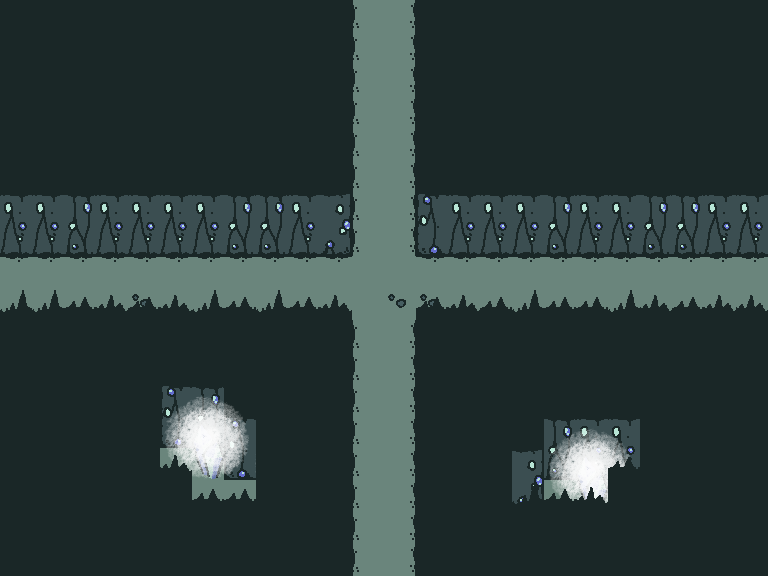

This game map was drawn from its Tiled (.tmx) file and the tilesets committed beside it. A one-line description and the trimmed map source follow:
An orthogonal 24x18 tile map with 32x32 px tiles, 5 tile layers (FLOOR, MIDDLE, ABOVE, LIGHT, ...), 3 tilesets and 13 objects (3x mote, stone, return, west, north, ...).

<map version="1.2" tiledversion="1.2.0" orientation="orthogonal" renderorder="right-down" width="24" height="18" tilewidth="32" tileheight="32" infinite="0" nextlayerid="20" nextobjectid="325">
 <tileset firstgid="1" source="tilesets/objects.tsx" />
 <tileset firstgid="9" source="tilesets/depths.tsx" />
 <tileset firstgid="73" source="tilesets/light.tsx" />
 <layer id="15" name="FLOOR" width="24" height="18">
  <data>[432 cells, 432 non-empty, 14 distinct tile ids]</data>
 </layer>
 <layer id="16" name="MIDDLE" width="24" height="18">
  <data>[432 cells, 3 non-empty, 2 distinct tile ids]</data>
 </layer>
 <layer id="17" name="ABOVE" width="24" height="18">
  <data>[432 cells, 1 non-empty, 1 distinct tile ids]</data>
 </layer>
 <layer id="18" name="LIGHT" width="24" height="18">
  <data>[432 cells, 18 non-empty, 9 distinct tile ids]</data>
 </layer>
 <layer id="19" name="OVERHEAD" width="24" height="18">
  <data>[432 cells, 316 non-empty, 4 distinct tile ids]</data>
 </layer>
 <objectgroup color="#32e3c6" id="6" name="TERRAIN" visible="0" opacity="0.55">
  <object id="321" name="stone" x="0" y="0" width="768" height="576" />
 </objectgroup>
 <objectgroup id="5" name="SLOPES" />
 <objectgroup color="#50734a" id="7" name="COLLISION" opacity="0.5">
  <object id="316" x="0" y="0" width="352" height="256" />
  <object id="317" x="416" y="0" width="352" height="256" />
  <object id="318" x="0" y="320" width="352" height="256" />
  <object id="319" x="416" y="320" width="352" height="256" />
 </objectgroup>
 <objectgroup id="8" name="ENTITIES" opacity="0.64">
  <object id="277" name="return" gid="6" x="352" y="576" width="64" height="24">
   <properties>
    <property name="DEST" value="UNDERSHRINE,18,21" />
    <property name="TYPE" value="PORTAL" />
   </properties>
  </object>
  <object id="284" name="west" gid="6" x="0" y="320" width="24" height="64">
   <properties>
    <property name="ID" value="WEST" />
    <property name="TYPE" value="ANSWER" />
   </properties>
  </object>
  <object id="314" name="north" gid="6" x="352" y="24" width="64" height="24">
   <properties>
    <property name="ID" value="NORTH" />
    <property name="TYPE" value="ANSWER" />
   </properties>
  </object>
  <object id="315" name="east" gid="6" x="744" y="320" width="24" height="64">
   <properties>
    <property name="ID" value="EAST" />
    <property name="TYPE" value="ANSWER" />
   </properties>
  </object>
  <object id="320" name="question" gid="8" x="352" y="320" width="64" height="64">
   <properties>
    <property name="TYPE" value="QUESTION_TRIGGER" />
   </properties>
  </object>
  <object id="322" name="mote" gid="5" x="8" y="-8" width="32" height="32">
   <properties>
    <property name="DURATION" value="2000" />
    <property name="GRAPHIC" value="mote" />
    <property name="INTERVAL" value="600" />
    <property name="TYPE" value="emitter" />
   </properties>
  </object>
  <object id="323" name="mote" gid="5" x="-88" y="256" width="32" height="32">
   <properties>
    <property name="DURATION" value="2000" />
    <property name="GRAPHIC" value="mote" />
    <property name="INTERVAL" value="700" />
    <property name="TYPE" value="emitter" />
   </properties>
  </object>
  <object id="324" name="mote" gid="5" x="304" y="-24" width="32" height="32">
   <properties>
    <property name="DURATION" value="2000" />
    <property name="GRAPHIC" value="mote" />
    <property name="INTERVAL" value="800" />
    <property name="TYPE" value="emitter" />
   </properties>
  </object>
 </objectgroup>
</map>
